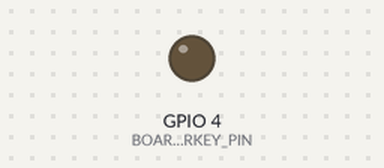
Simulated run of this sketch. Board: ESP32. On the bench: output pins drawn as LEDs (lit = HIGH). Pins used as bus, display or sensor lines are not drawn; what the sketch prints to the serial monitor is not drawn.

Above: at 0.1 s.
At 2.9 s:
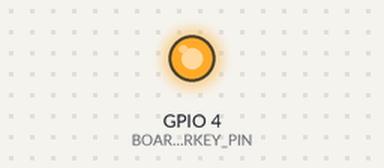
Timing chart, 0 to 5.3 s (numbered marks = the images above):
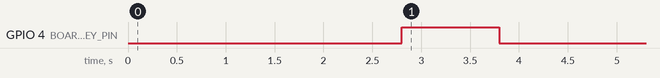

The sketch:

v4.1_gps_only.ino
```cpp
#define LILYGO_T_A7670
#include "utilities.h"

#define TINY_GSM_RX_BUFFER 1024
#define SerialMon Serial
#define TINY_GSM_DEBUG SerialMon

#include <TinyGsmClient.h>

#ifdef DUMP_AT_COMMANDS
#include <StreamDebugger.h>
StreamDebugger debugger(SerialAT, SerialMon);
TinyGsm modem(debugger);
#else
TinyGsm modem(SerialAT);
#endif

void setup()
{
    Serial.begin(115200);
#ifdef BOARD_POWERON_PIN
    pinMode(BOARD_POWERON_PIN, OUTPUT);
    digitalWrite(BOARD_POWERON_PIN, HIGH);
#endif

#ifdef MODEM_RESET_PIN
    pinMode(MODEM_RESET_PIN, OUTPUT);
    digitalWrite(MODEM_RESET_PIN, !MODEM_RESET_LEVEL); delay(100);
    digitalWrite(MODEM_RESET_PIN, MODEM_RESET_LEVEL); delay(2600);
    digitalWrite(MODEM_RESET_PIN, !MODEM_RESET_LEVEL);
#endif

    pinMode(BOARD_PWRKEY_PIN, OUTPUT);
    digitalWrite(BOARD_PWRKEY_PIN, LOW);
    delay(100);
    digitalWrite(BOARD_PWRKEY_PIN, HIGH);
    delay(1000);
    digitalWrite(BOARD_PWRKEY_PIN, LOW);

    SerialAT.begin(115200, SERIAL_8N1, MODEM_RX_PIN, MODEM_TX_PIN);
    delay(3000);

    while (!modem.testAT(1000)) {
        Serial.println("Retrying modem...");
        delay(1000);
    }

    String modemName = modem.getModemName();
    if (modemName.startsWith("A7670G")) {
        Serial.println("A7670G does not support built-in GPS. Use external GPS module.");
        while (true) delay(1000);
    }

    modem.sendAT("+SIMCOMATI");
    modem.waitResponse();

    Serial.println("Enabling GPS...");
    while (!modem.enableGPS(MODEM_GPS_ENABLE_GPIO, MODEM_GPS_ENABLE_LEVEL)) {
        Serial.print(".");
        delay(500);
    }

    modem.setGPSBaud(115200);
}

void loop()
{
    float lat, lon;
    int year, month, day, hour, min, sec;
    uint8_t fixMode;

    if (modem.getGPS(&fixMode, &lat, &lon, nullptr, nullptr, nullptr, nullptr, nullptr,
                     &year, &month, &day, &hour, &min, &sec)) {
        Serial.print("Latitude: ");
        Serial.println(lat, 6);
        Serial.print("Longitude: ");
        Serial.println(lon, 6);
        modem.disableGPS();
        while (true);  // Stop here
    } else {
        Serial.println("Waiting for GPS fix...");
        delay(10000);
    }
}
```

utilities.h
```cpp
// (licence header left out)
#pragma once

// Note:

// When using ArduinoIDE, you must select a corresponding board type.
// If you don’t know which board type you have, please click on the link to view it.
// 使用ArduinoIDE ,必须选择一个对应的板型 ,如果你不知道你的板型是哪种，请点击链接进行查看

// The model name with S3 after it is the ESP32-S3 version, otherwise it is the ESP32 version
// 型号名称后面带S3的为ESP32-S3版本，否则是ESP32版本


// Products Link:https://www.lilygo.cc/products/t-sim-a7670e
// #define LILYGO_T_A7670

// Products Link: https://lilygo.cc/products/t-call-v1-4
// #define LILYGO_T_CALL_A7670_V1_0

// Products Link: https://lilygo.cc/products/t-sim-7670g-s3
// #define LILYGO_T_SIM7670G_S3

// Products Link: https://lilygo.cc/products/t-a7608e-h?variant=42860532433077
// #define LILYGO_T_A7608X

// Products Link: https://lilygo.cc/products/t-a7608e-h?variant=43932699033781
// #define LILYGO_T_A7608X_S3

// Products Link: ......
// #define LILYGO_A7670X_S3

// Products Link: https://lilygo.cc/products/t-sim7000g
// #define LILYGO_SIM7000G

// Products Link: https://lilygo.cc/products/a-t-pcie?variant=42335922094261
// #define LILYGO_T_PCIE_A767X

// Products Link: https://lilygo.cc/products/a-t-pcie?variant=42335921897653
// #define LILYGO_T_PCIE_SIM7000G

// Products Link: https://lilygo.cc/products/a-t-pcie?variant=42335921995957
// #define LILYGO_T_PCIE_SIM7080G

// Products Link: https://lilygo.cc/products/t-eth-elite-1?variant=44498205049013
// #define LILYGO_T_ETH_ELITE_A7670X


#if defined(LILYGO_T_A7670)

    #define MODEM_BAUDRATE                      (115200)
    #define MODEM_DTR_PIN                       (25)
    #define MODEM_TX_PIN                        (26)
    #define MODEM_RX_PIN                        (27)
    // The modem boot pin needs to follow the startup sequence.
    #define BOARD_PWRKEY_PIN                    (4)
    #define BOARD_BAT_ADC_PIN                       (35)
    // The modem power switch must be set to HIGH for the modem to supply power.
    #define BOARD_POWERON_PIN                   (12)
    #define MODEM_RING_PIN                      (33)
    #define MODEM_RESET_PIN                     (5)
    #define BOARD_MISO_PIN                      (2)
    #define BOARD_MOSI_PIN                      (15)
    #define BOARD_SCK_PIN                       (14)
    #define BOARD_SD_CS_PIN                     (13)
    #define BOARD_BAT_ADC_PIN                   (35)
    #define MODEM_RESET_LEVEL                   HIGH
    #define SerialAT                            Serial1

    #define MODEM_GPS_ENABLE_GPIO               (-1)
    #define MODEM_GPS_ENABLE_LEVEL              (-1)

    #ifndef TINY_GSM_MODEM_A7670
        #define TINY_GSM_MODEM_A7670
    #endif

    // It is only available in V1.4 version. In other versions, IO36 is not connected.
    #define BOARD_SOLAR_ADC_PIN                 (36)


#elif defined(LILYGO_T_CALL_A7670_V1_0)
    #define MODEM_BAUDRATE                      (115200)
    #define MODEM_DTR_PIN                       (14)
    #define MODEM_TX_PIN                        (26)
    #define MODEM_RX_PIN                        (25)
    // The modem boot pin needs to follow the startup sequence.
    #define BOARD_PWRKEY_PIN                    (4)
    #define BOARD_LED_PIN                       (12)
    // There is no modem power control, the LED Pin is used as a power indicator here.
    #define BOARD_POWERON_PIN                   (BOARD_LED_PIN)
    #define MODEM_RING_PIN                      (13)
    #define MODEM_RESET_PIN                     (27)
    #define MODEM_RESET_LEVEL                   LOW
    #define SerialAT                            Serial1


    #define MODEM_GPS_ENABLE_GPIO               (-1)
    #define MODEM_GPS_ENABLE_LEVEL              (-1)


    #ifndef TINY_GSM_MODEM_A7670
        #define TINY_GSM_MODEM_A7670
    #endif

#elif defined(LILYGO_T_CALL_A7670_V1_1)

    #define MODEM_BAUDRATE                      (115200)
    #define MODEM_DTR_PIN                       (32)
    #define MODEM_TX_PIN                        (27)
    #define MODEM_RX_PIN                        (26)
    // The modem boot pin needs to follow the startup sequence.
    #define BOARD_PWRKEY_PIN                    (4)
    #define BOARD_LED_PIN                       (13)
    // There is no modem power control, the LED Pin is used as a power indicator here.
    #define BOARD_POWERON_PIN                   (BOARD_LED_PIN)
    #define MODEM_RING_PIN                      (33)
    #define MODEM_RESET_PIN                     (5)
    #define MODEM_RESET_LEVEL                   LOW
    #define SerialAT                            Serial1

    #define MODEM_GPS_ENABLE_GPIO               (-1)
    #define MODEM_GPS_ENABLE_LEVEL              (-1)

    #ifndef TINY_GSM_MODEM_A7670
        #define TINY_GSM_MODEM_A7670
    #endif

#elif defined(LILYGO_T_SIM7670G_S3)
    #define MODEM_BAUDRATE                      (115200)
    #define MODEM_DTR_PIN                       (9)
    #define MODEM_TX_PIN                        (11)
    #define MODEM_RX_PIN                        (10)
    // The modem boot pin needs to follow the startup sequence.
    #define BOARD_PWRKEY_PIN                    (18)
    #define BOARD_LED_PIN                       (12)
    // There is no modem power control, the LED Pin is used as a power indicator here.
    #define BOARD_POWERON_PIN                   (BOARD_LED_PIN)
    #define MODEM_RING_PIN                      (3)
    #define MODEM_RESET_PIN                     (17)
    #define MODEM_RESET_LEVEL                   LOW
    #define SerialAT                            Serial1

    #define BOARD_BAT_ADC_PIN                   (4)
    #define BOARD_SOLAR_ADC_PIN                 (5)
    #define BOARD_MISO_PIN                      (47)
    #define BOARD_MOSI_PIN                      (14)
    #define BOARD_SCK_PIN                       (21)
    #define BOARD_SD_CS_PIN                     (13)

    #ifndef TINY_GSM_MODEM_SIM7672
        #define TINY_GSM_MODEM_SIM7672
    #endif

    #define MODEM_GPS_ENABLE_GPIO               (4)
    #define MODEM_GPS_ENABLE_LEVEL              (1)


#elif defined(LILYGO_T_A7608X)

    #define MODEM_BAUDRATE                      (115200)
    #define MODEM_DTR_PIN                       (25)
    #define MODEM_TX_PIN                        (26)
    #define MODEM_RX_PIN                        (27)
    // The modem boot pin needs to follow the startup sequence.
    #define BOARD_PWRKEY_PIN                    (4)
    #define BOARD_BAT_ADC_PIN                   (35)
    // The modem power switch must be set to HIGH for the modem to supply power.
    #define BOARD_POWERON_PIN                   (12)        //T-A7608-V2 is onboard led
    #define MODEM_RING_PIN                      (33)
    #define MODEM_RESET_PIN                     (5)         //T-A7608-V2 no connection
    #define BOARD_MISO_PIN                      (2)
    #define BOARD_MOSI_PIN                      (15)
    #define BOARD_SCK_PIN                       (14)
    #define BOARD_SD_CS_PIN                     (13)

    #define MODEM_RESET_LEVEL                   HIGH
    #define SerialAT                            Serial1


    #ifndef TINY_GSM_MODEM_A7608
        #define TINY_GSM_MODEM_A7608
    #endif

    // only version v1.1 or V2  has solar adc pin
    #define BOARD_SOLAR_ADC_PIN                 (34)


    // 127 is defined in GSM as the AUXVDD index
    #define MODEM_GPS_ENABLE_GPIO               (127)
    #define MODEM_GPS_ENABLE_LEVEL              (1)

#elif defined(LILYGO_T_A7608X_S3)

    #define MODEM_BAUDRATE                      (115200)
    #define MODEM_DTR_PIN                       (7)
    #define MODEM_TX_PIN                        (17)
    #define MODEM_RX_PIN                        (18)
    // The modem boot pin needs to follow the startup sequence.
    #define BOARD_PWRKEY_PIN                    (15)
    #define BOARD_BAT_ADC_PIN                   (4)
    // The modem power switch must be set to HIGH for the modem to supply power.
    // #define BOARD_POWERON_PIN                   (12)
    #define MODEM_RING_PIN                      (6)
    #define MODEM_RESET_PIN                     (16)
    #define BOARD_MISO_PIN                      (47)
    #define BOARD_MOSI_PIN                      (14)
    #define BOARD_SCK_PIN                       (21)
    #define BOARD_SD_CS_PIN                     (13)

    #define MODEM_RESET_LEVEL                   LOW
    #define SerialAT                            Serial1

    #ifndef TINY_GSM_MODEM_A7608
        #define TINY_GSM_MODEM_A7608
    #endif

    // only version v1.1 has solar adc pin
    #define BOARD_SOLAR_ADC_PIN                 (3)

    // 127 is defined in GSM as the AUXVDD index
    #define MODEM_GPS_ENABLE_GPIO               (127)
    #define MODEM_GPS_ENABLE_LEVEL              (1)

#elif defined(LILYGO_T_A7608X_DC_S3)

    #define MODEM_DTR_PIN                       (5)
    #define MODEM_RX_PIN                        (42)
    #define MODEM_TX_PIN                        (41)
    // The modem boot pin needs to follow the startup sequence.
    #define BOARD_PWRKEY_PIN                    (38)
    #define MODEM_RING_PIN                      (6)
    #define MODEM_RESET_PIN                     (40)
    #define MODEM_RTS_PIN                       (1)
    #define MODEM_CTS_PIN                       (2)

    #define MODEM_RESET_LEVEL                   LOW
    #define SerialAT                            Serial1

    #ifndef TINY_GSM_MODEM_A7608
        #define TINY_GSM_MODEM_A7608
    #endif

    // 127 is defined in GSM as the AUXVDD index
    #define MODEM_GPS_ENABLE_GPIO               (127)
    #define MODEM_GPS_ENABLE_LEVEL              (1)


#elif defined(LILYGO_SIM7000G)

    #define MODEM_DTR_PIN                       (25)
    #define MODEM_RX_PIN                        (26)
    #define MODEM_TX_PIN                        (27)

    // The modem boot pin needs to follow the startup sequence.
    #define BOARD_PWRKEY_PIN                    (4)
    #define MODEM_RING_PIN                      (33)
    #define BOARD_LED_PIN                       (12)
    #define LED_ON                              (LOW)

    #define SerialAT                            Serial1

    #ifndef TINY_GSM_MODEM_SIM7000SSL
        #define TINY_GSM_MODEM_SIM7000SSL
    #endif

    // 127 is defined in GSM as the AUXVDD index
    #define MODEM_GPS_ENABLE_GPIO               (4)
    #define MODEM_GPS_ENABLE_LEVEL              (0)


#elif defined(LILYGO_A7670X_S3)


    #define BOARD_SDA_PIN                       (3)
    #define BOARD_SCL_PIN                       (2)

    #define MODEM_BAUDRATE                      (115200)
    #define MODEM_DTR_PIN                       (7)
    #define MODEM_TX_PIN                        (4)
    #define MODEM_RX_PIN                        (5)
    #define MODEM_RING_PIN                      (6)

    #define MODEM_GPS_RX_PIN                    (15)
    #define MODEM_GPS_TX_PIN                    (16)
    #define MODEM_GPS_PPS_PIN                   (17)

    // The modem boot pin needs to follow the startup sequence.
    #define BOARD_PWRKEY_PIN                    (46)

    #define BOARD_BAT_ADC_PIN                       (8)
    #define BOARD_SOLAR_ADC_PIN                 (18)

    #define BOARD_MISO_PIN                      (13)
    #define BOARD_MOSI_PIN                      (11)
    #define BOARD_SCK_PIN                       (12)
    #define BOARD_SD_CS_PIN                     (10)

    #define CAMERA_PWDN_PIN                     (-1)
    #define CAMERA_RESET_PIN                    (-1)
    #define CAMERA_XCLK_PIN                     (36)
    #define CAMERA_SIOD_PIN                     (40)
    #define CAMERA_SIOC_PIN                     (1)
    #define CAMERA_VSYNC_PIN                    (42)
    #define CAMERA_HREF_PIN                     (9)
    #define CAMERA_PCLK_PIN                     (41)
    #define CAMERA_Y9_PIN                       (45)
    #define CAMERA_Y8_PIN                       (39)
    #define CAMERA_Y7_PIN                       (38)
    #define CAMERA_Y6_PIN                       (7)
    #define CAMERA_Y5_PIN                       (35)
    #define CAMERA_Y4_PIN                       (48)
    #define CAMERA_Y3_PIN                       (47)
    #define CAMERA_Y2_PIN                       (14)

    #define BOARD_LED_PIN                       (37)
    #define LED_ON                              (HIGH)

    #define SerialAT                            Serial1

    #define MODEM_GPS_ENABLE_GPIO               (1)
    #define MODEM_GPS_ENABLE_LEVEL              (1)

    #ifndef TINY_GSM_MODEM_A7670
        #define TINY_GSM_MODEM_A7670
    #endif

#elif defined(LILYGO_T_PCIE_A767X)

    #define MODEM_DTR_PIN                       (32)
    #define MODEM_RX_PIN                        (26)
    #define MODEM_TX_PIN                        (27)
    // The modem power switch must be set to HIGH for the modem to supply power.
    #define BOARD_POWERON_PIN                   (25)
    // The modem boot pin needs to follow the startup sequence.
    #define BOARD_PWRKEY_PIN                    (4)
    #define MODEM_RING_PIN                      (33)
    #define BOARD_LED_PIN                       (12)
    #define PMU_IRQ                             (35)

    // No connect to reset pin to modem ,set dummy reset pin
    #define MODEM_RESET_PIN                     (BOARD_LED_PIN)
    #define MODEM_RESET_LEVEL                   (0)

    #define SerialAT                            Serial1

    #ifndef TINY_GSM_MODEM_A7670
        #define TINY_GSM_MODEM_A7670
    #endif

    // 127 is defined in GSM as the AUXVDD index
    #define MODEM_GPS_ENABLE_GPIO               (4)
    #define MODEM_GPS_ENABLE_LEVEL              (0)

#elif defined(LILYGO_T_PCIE_SIM7000G)

    #define LILYGO_T_PCIE

    #ifndef TINY_GSM_MODEM_SIM7000SSL
        #define TINY_GSM_MODEM_SIM7000SSL
    #endif

#elif defined(LILYGO_T_PCIE_SIM7080G)

    #define LILYGO_T_PCIE

    #ifndef TINY_GSM_MODEM_SIM7080
        #define TINY_GSM_MODEM_SIM7080
    #endif

#elif defined(LILYGO_T_ETH_ELITE_A7670X)

    #define LILYGO_T_ETH_ELITE

    #ifndef TINY_GSM_MODEM_A7670
        #define TINY_GSM_MODEM_A7670
    #endif

#else
    #error "Use ArduinoIDE, please open the macro definition corresponding to the board above <utilities.h>"
#endif


#ifdef LILYGO_T_PCIE

    #define MODEM_DTR_PIN           (32)
    #define MODEM_RX_PIN            (26)
    #define MODEM_TX_PIN            (27)
    // The modem power switch must be set to HIGH for the modem to supply power.
    #define BOARD_POWERON_PIN       (25)
    // The modem boot pin needs to follow the startup sequence.
    #define BOARD_PWRKEY_PIN        (4)
    #define MODEM_RING_PIN          (33)
    #define BOARD_LED_PIN           (12)
    #define PMU_IRQ                 (35)

    #define LED_ON                  (LOW)

    #define SerialAT                Serial1
#endif

#ifdef LILYGO_T_ETH_ELITE

    #define ETH_MISO_PIN             (47)
    #define ETH_MOSI_PIN             (21)
    #define ETH_SCLK_PIN             (48)
    #define ETH_CS_PIN               (45)
    #define ETH_INT_PIN              (14)
    #define ETH_RST_PIN              (-1)
    #define ETH_ADDR                 (1)

    #define SPI_MISO_PIN             (9)
    #define SPI_MOSI_PIN             (11)
    #define SPI_SCLK_PIN             (10)

    #define SD_MISO_PIN              (SPI_MISO_PIN)
    #define SD_MOSI_PIN              (SPI_MOSI_PIN)
    #define SD_SCLK_PIN              (SPI_SCLK_PIN)
    #define SD_CS_PIN                (12)

    #define BOARD_SDA_PIN             (17)
    #define BOARD_SCL_PIN             (18)

    #define ADC_BUTTONS_PIN           (7)
    #define MODEM_RX_PIN              (4)
    #define MODEM_TX_PIN              (6)
    #define MODEM_DTR_PIN             (5)
    #define MODEM_RING_PIN            (1)
    #define BOARD_PWRKEY_PIN          (3)

    #define GPS_RX_PIN                (39)
    #define GPS_TX_PIN                (42)

    #define BOARD_LED_PIN             (38)
    #define LED_ON                    (HIGH)

#endif

// T-Call-A767X V1.0 and V1.1 have different Pinmaps and cannot be used universally , Invalid version
// #define LILYGO_T_CALL_A7670_V1_1
// #define LILYGO_T_A7608X_DC_S3
```
